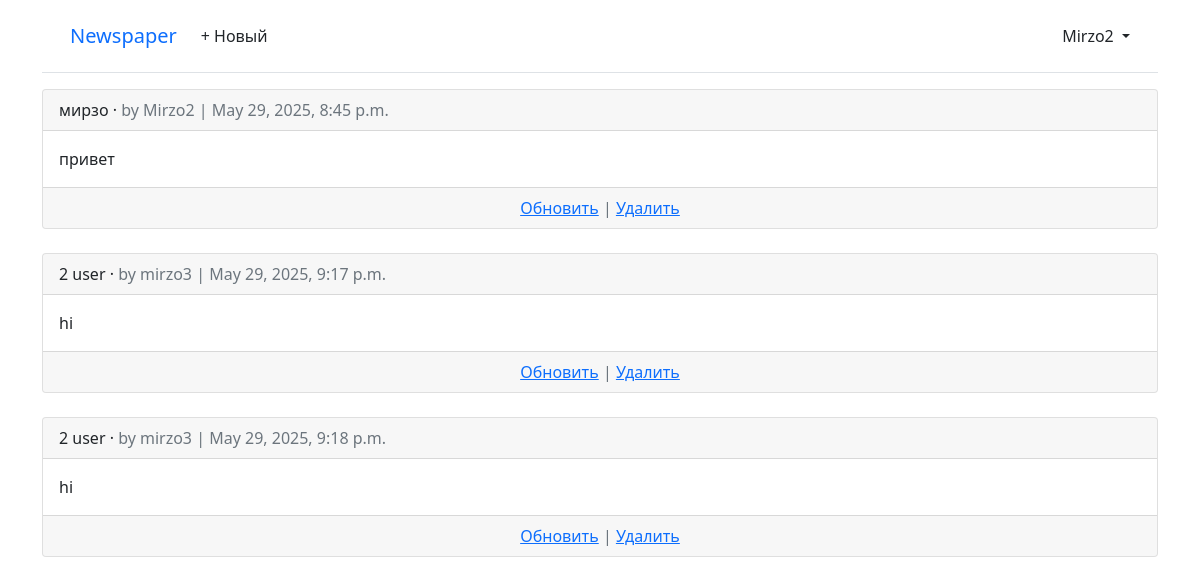
/articles/ (signed in), run on the app's committed database.
### accounts/models.py (models this page shows)
class CustomUser(AbstractUser):
    age = models.PositiveIntegerField(null=True, blank=True)

### articles/models.py (models this page shows, shortened)
class Article(models.Model):
    title = models.CharField(max_length=255)
    body = models.TextField()
    date = models.DateTimeField(auto_now_add=True)
    author = models.ForeignKey(
        settings.AUTH_USER_MODEL,
        on_delete=models.CASCADE,
    )

### articles/views.py (the view)
# urls.py: path("", ArticleListView.as_view(), name="article_list"),
class ArticleListView(LoginRequiredMixin, ListView):
    model = Article
    template_name = "article_list.html"

### templates/article_list.html (shortened to what this page needs)
{% extends "base.html" %}
{% block content %}
{% for article in article_list %}
<div class="card">
    <div class="card-header">
        <span class="font-weight-bold">{{ article.title }}</span> &middot;
        <span class="text-muted">by {{ article.author }} | {{ article.date }}</span>
    </div>
    <div class="card-body">
        {{ article.body }}
    </div>
    <div class="card-footer text-center text-muted">
        <a href="{% url 'article_edit' article.pk %}">Обновить</a> |
        <a href="{% url 'article_delete' article.pk %}">Удалить</a>
    </div>
</div>
<br />
{% endfor %}
{% endblock content %}

### templates/base.html (shortened to what this page needs)
<!DOCTYPE html>
<html>
<head>
    <link href="https://cdn.jsdelivr.net/npm/bootstrap@5.0.2/dist/css/bootstrap.min.css" rel="stylesheet">
</head>
<body>
    <div class="container">
        <header class="p-3 mb-3 border-bottom">
            <div class="container">
                <div class="d-flex flex-wrap align-items-center justify-content-center justify-content-lg-start">
                    <a class="navbar-brand" href="{% url 'home' %}">Newspaper</a>
                    <ul class="nav col-12 col-lg-auto me-lg-auto mb-2 justify-content-center mb-md-0">
                        {% if user.is_authenticated %}
                        <li><a href="{% url 'article_new' %}" class="nav-link px-2 link-dark">+ Новый</a></li>
                    </ul>
                    <div class="dropdown text-end">
                        <a href="#" class="d-block link-dark text-decoration-none dropdown-toggle" id="dropdownUser1" data-bs-toggle="dropdown" aria-expanded="false">
                            {{ user.username }}
                        </a>
                    </div>
                    {% else %}
                    <div class="text-end">
                        <a href="{% url 'login' %}" class="btn btn-outline-primary me-2">Войти</a>
                        <a href="{% url 'signup' %}" class="btn btn-primary">Регистрация</a>
                    </div>
                    {% endif %}
                </div>
            </div>
        </header>
        <main>
            {% block content %}
            {% endblock content %}
        </main>
    </div>
</body>
</html>

### data on the page
CustomUser: username "Mirzo2"
Article: title "мирзо", author "Mirzo2", date "May 29, 2025, 8:45 p.m.", body "привет"
Article: title "2 user", author "mirzo3", date "May 29, 2025, 9:17 p.m.", body "hi"
Article: title "2 user", author "mirzo3", date "May 29, 2025, 9:18 p.m.", body "hi"
